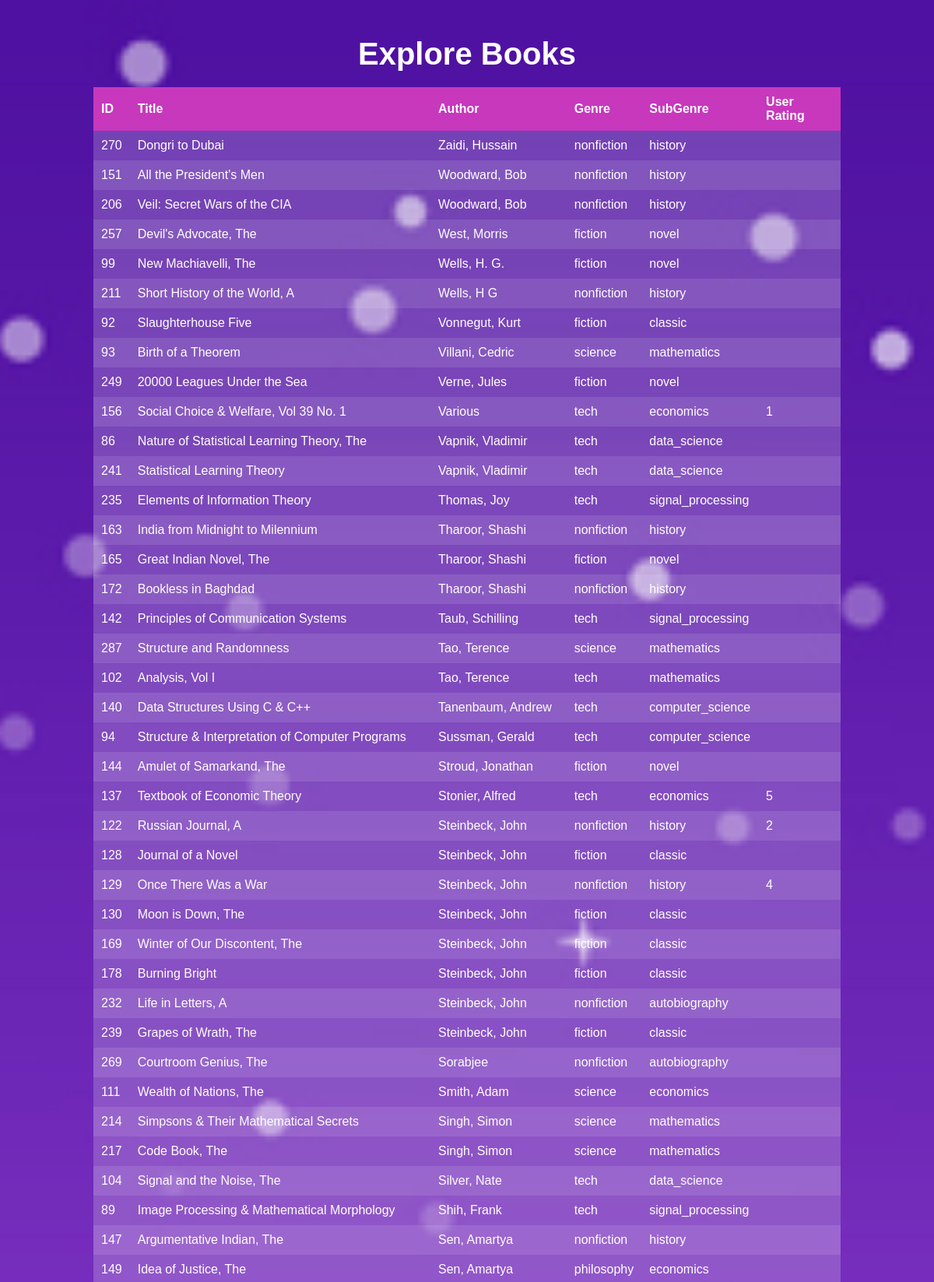
Screenshot of /templates/Explore.php?sort=Author&order=DESC (upper part) with the database file from the repository.
### tables this page shows
CREATE TABLE `book` (
  `id` int(11) NOT NULL,
  `Title` varchar(255) DEFAULT NULL,
  `Author` varchar(255) DEFAULT NULL,
  `Genre` varchar(255) DEFAULT NULL,
  `SubGenre` varchar(255) DEFAULT NULL,
  `UserRating` float DEFAULT NULL
);

### templates/Explore.php (the view, shortened to what this page needs)
<?php
$servername = "localhost";
$username = "root";
$password = "";
$dbname = "book_recommendation";
$conn = new mysqli($servername, $username, $password, $dbname);
$sort_column = 'id';
$sort_order = 'ASC';
if (isset($_GET['sort']) && isset($_GET['order'])) {
    $sort_column = $_GET['sort'];
    $sort_order = $_GET['order'] == 'ASC' ? 'ASC' : 'DESC';
}
$sql = "SELECT id, Title, Author, Genre, SubGenre, UserRating FROM book ORDER BY $sort_column $sort_order";
$result = $conn->query($sql);
?>
<!DOCTYPE html>
<html>
<head>
</head>
<body style="background-position: center center; background-size: cover; background-repeat: repeat; min-height: 100vh;">
    <div class="container">
        <h1>Explore Books</h1>
        <div class="table-container">
            <table>
                <thead>
                    <tr>
                        <th><a href="?sort=id&order=<?php echo $sort_order == 'ASC' ? 'DESC' : 'ASC'; ?>">ID</a></th>
                        <th><a href="?sort=Title&order=<?php echo $sort_order == 'ASC' ? 'DESC' : 'ASC'; ?>">Title</a></th>
                        <th><a href="?sort=Author&order=<?php echo $sort_order == 'ASC' ? 'DESC' : 'ASC'; ?>">Author</a></th>
                        <th><a href="?sort=Genre&order=<?php echo $sort_order == 'ASC' ? 'DESC' : 'ASC'; ?>">Genre</a></th>
                        <th><a href="?sort=SubGenre&order=<?php echo $sort_order == 'ASC' ? 'DESC' : 'ASC'; ?>">SubGenre</a></th>
                        <th><a href="?sort=UserRating&order=<?php echo $sort_order == 'ASC' ? 'DESC' : 'ASC'; ?>">User Rating</a></th>
                    </tr>
                </thead>
                <tbody>
                    <?php
                    if ($result->num_rows > 0) {
                        while($row = $result->fetch_assoc()) {
                            echo "<tr>";
                            echo "<td>" . $row["id"]. "</td>";
                            echo "<td>" . $row["Title"]. "</td>";
                            echo "<td>" . $row["Author"]. "</td>";
                            echo "<td>" . $row["Genre"]. "</td>";
                            echo "<td>" . $row["SubGenre"]. "</td>";
                            echo "<td>" . $row["UserRating"]. "</td>";
                            echo "</tr>";
                        }
                    } else {
                        echo "<tr><td colspan='6'>No records found</td></tr>";
                    }
                    ?>
                </tbody>
            </table>
        </div>
    </div>
</body>
</html>

### templates/Explore.php (style rules this page uses)
body, html { margin: 0; padding: 0; height: 100%; font-family: 'Arial', sans-serif; background-image: url('http://localhost/book_recommendation/templates/img.jpg'); color: white; background-attachment: fixed; }
.container { width: 80%; margin: auto; padding: 20px; }
h1 { text-align: center; font-size: 2.5rem; margin-bottom: 20px; }
.table-container { overflow-x: auto; }
table { width: 100%; border-collapse: collapse; background: rgba(255, 255, 255, 0.2); border-radius: 8px; box-shadow: 0 4px 10px rgba(0, 0, 0, 0.3); }
th, td { padding: 10px; text-align: left; }
th { background: #C738BD; color: white; cursor: pointer; }
tr:nth-child(even) { background: rgba(255, 255, 255, 0.1); }
th a { color: white; text-decoration: none; }

### rows the page displays
book: id "270", Title "Dongri to Dubai", Author "Zaidi, Hussain", Genre "nonfiction", SubGenre "history"
book: id "151", Title "All the President's Men", Author "Woodward, Bob", Genre "nonfiction", SubGenre "history"
book: id "206", Title "Veil: Secret Wars of the CIA", Author "Woodward, Bob", Genre "nonfiction", SubGenre "history"
book: id "257", Title "Devil's Advocate, The", Author "West, Morris", Genre "fiction", SubGenre "novel"
book: id "99", Title "New Machiavelli, The", Author "Wells, H. G.", Genre "fiction", SubGenre "novel"
book: id "211", Title "Short History of the World, A", Author "Wells, H G", Genre "nonfiction", SubGenre "history"
book: id "92", Title "Slaughterhouse Five", Author "Vonnegut, Kurt", Genre "fiction", SubGenre "classic"
book: id "93", Title "Birth of a Theorem", Author "Villani, Cedric", Genre "science", SubGenre "mathematics"
book: id "249", Title "20000 Leagues Under the Sea", Author "Verne, Jules", Genre "fiction", SubGenre "novel"
book: id "156", Title "Social Choice & Welfare, Vol 39 No. 1", Author "Various", Genre "tech", SubGenre "economics", UserRating "1"
book: id "86", Title "Nature of Statistical Learning Theory, The", Author "Vapnik, Vladimir", Genre "tech", SubGenre "data_science"
book: id "241", Title "Statistical Learning Theory", Author "Vapnik, Vladimir", Genre "tech", SubGenre "data_science"
book: id "235", Title "Elements of Information Theory", Author "Thomas, Joy", Genre "tech", SubGenre "signal_processing"
book: id "163", Title "India from Midnight to Milennium", Author "Tharoor, Shashi", Genre "nonfiction", SubGenre "history"
book: id "165", Title "Great Indian Novel, The", Author "Tharoor, Shashi", Genre "fiction", SubGenre "novel"
book: id "172", Title "Bookless in Baghdad", Author "Tharoor, Shashi", Genre "nonfiction", SubGenre "history"
book: id "142", Title "Principles of Communication Systems", Author "Taub, Schilling", Genre "tech", SubGenre "signal_processing"
book: id "287", Title "Structure and Randomness", Author "Tao, Terence", Genre "science", SubGenre "mathematics"
book: id "102", Title "Analysis, Vol I", Author "Tao, Terence", Genre "tech", SubGenre "mathematics"
book: id "140", Title "Data Structures Using C & C++", Author "Tanenbaum, Andrew", Genre "tech", SubGenre "computer_science"
book: id "94", Title "Structure & Interpretation of Computer Programs", Author "Sussman, Gerald", Genre "tech", SubGenre "computer_science"
book: id "144", Title "Amulet of Samarkand, The", Author "Stroud, Jonathan", Genre "fiction", SubGenre "novel"
book: id "137", Title "Textbook of Economic Theory", Author "Stonier, Alfred", Genre "tech", SubGenre "economics", UserRating "5"
book: id "122", Title "Russian Journal, A", Author "Steinbeck, John", Genre "nonfiction", SubGenre "history", UserRating "2"
book: id "128", Title "Journal of a Novel", Author "Steinbeck, John", Genre "fiction", SubGenre "classic"
book: id "129", Title "Once There Was a War", Author "Steinbeck, John", Genre "nonfiction", SubGenre "history", UserRating "4"
book: id "130", Title "Moon is Down, The", Author "Steinbeck, John", Genre "fiction", SubGenre "classic"
book: id "169", Title "Winter of Our Discontent, The", Author "Steinbeck, John", Genre "fiction", SubGenre "classic"
book: id "178", Title "Burning Bright", Author "Steinbeck, John", Genre "fiction", SubGenre "classic"
book: id "232", Title "Life in Letters, A", Author "Steinbeck, John", Genre "nonfiction", SubGenre "autobiography"
book: id "239", Title "Grapes of Wrath, The", Author "Steinbeck, John", Genre "fiction", SubGenre "classic"
book: id "269", Title "Courtroom Genius, The", Author "Sorabjee", Genre "nonfiction", SubGenre "autobiography"
book: id "111", Title "Wealth of Nations, The", Author "Smith, Adam", Genre "science", SubGenre "economics"
book: id "214", Title "Simpsons & Their Mathematical Secrets", Author "Singh, Simon", Genre "science", SubGenre "mathematics"
book: id "217", Title "Code Book, The", Author "Singh, Simon", Genre "science", SubGenre "mathematics"
book: id "104", Title "Signal and the Noise, The", Author "Silver, Nate", Genre "tech", SubGenre "data_science"
book: id "89", Title "Image Processing & Mathematical Morphology", Author "Shih, Frank", Genre "tech", SubGenre "signal_processing"
book: id "147", Title "Argumentative Indian, The", Author "Sen, Amartya", Genre "nonfiction", SubGenre "history"
book: id "149", Title "Idea of Justice, The", Author "Sen, Amartya", Genre "philosophy", SubGenre "economics"
